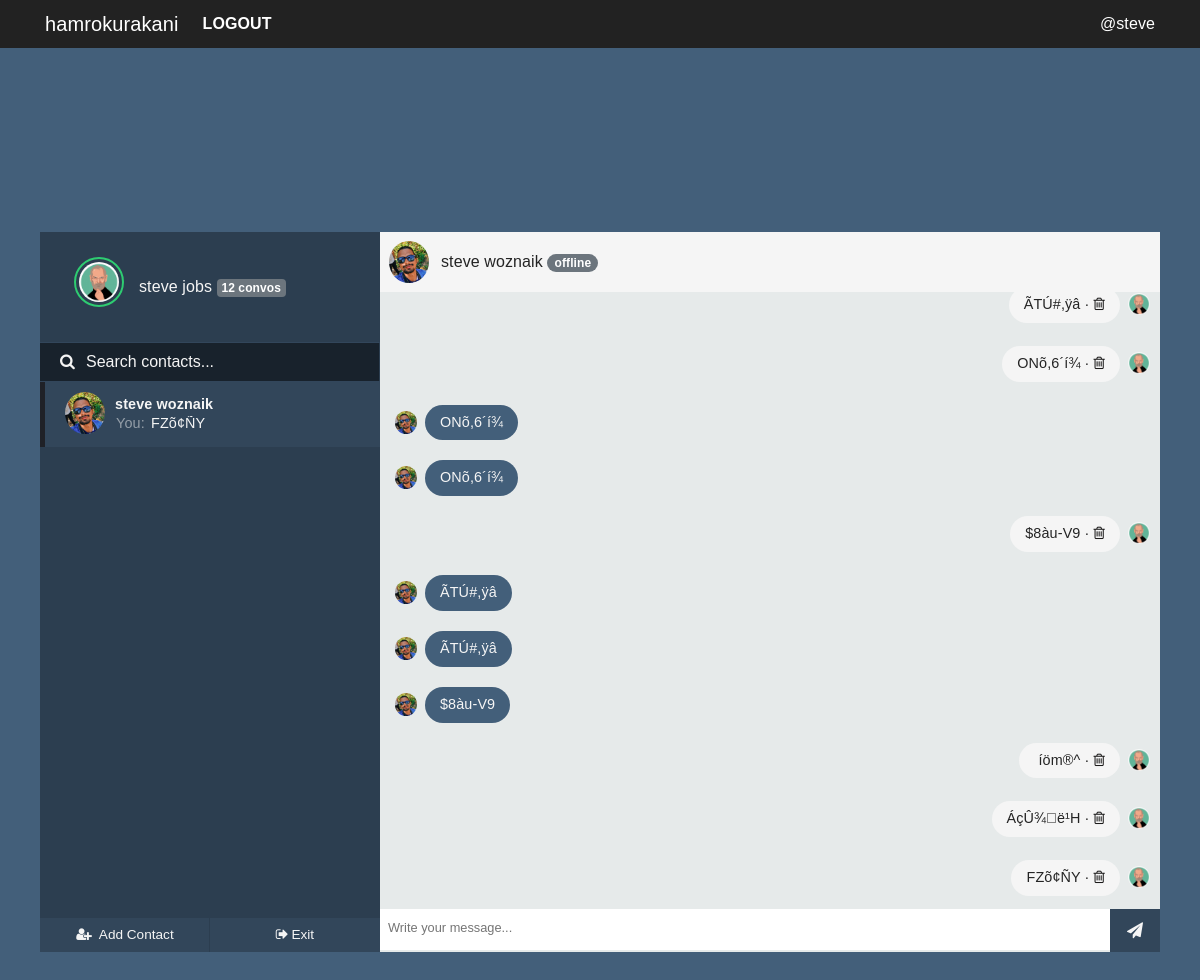
The page /chatwith/wozn (signed in) on the database its author committed.
### hamrokurakani/models.py (models this page shows, shortened)
class User(UserMixin, db.Model):
    id = db.Column(db.Integer, primary_key=True)
    fullname = db.Column(db.String(20), unique=True, nullable=False)
    username = db.Column(db.String(15), unique=True, nullable=False)
    email = db.Column(db.String(120), unique=True, nullable=False)
    password = db.Column(db.String(60), nullable=False)
    image_file = db.Column(db.String(20), nullable=False, default='default.jpg')
    joined = db.Column(db.DateTime, nullable=False, default=datetime.now)
    messages_sent = db.relationship('Message', foreign_keys='Message.sender_id', backref='author', lazy='dynamic')
    messages_received = db.relationship('Message', foreign_keys='Message.recipient_id', backref='recipient', lazy='dynamic')
    last_seen = db.Column(db.DateTime, default=datetime.now)
    last_message_read_time = db.Column(db.DateTime, default=datetime.now)

class Message(db.Model):
    id = db.Column(db.Integer, primary_key=True)
    message = db.Column(db.String(140), index=True)
    sender_id = db.Column(db.Integer, db.ForeignKey('user.id'))
    recipient_id = db.Column(db.Integer, db.ForeignKey('user.id'))
    timestamp = db.Column(db.DateTime, index=True, default=datetime.now)
    is_seen = db.Column(db.Boolean, default=False)

### hamrokurakani/chat/routes.py (the view)
@chyat.route('/chatwith/<string:user>')
@login_required
def chatwith(user):
    getuser = User.query.filter_by(username=user).first_or_404()
    messages = []
    session['receiver_id'] = getuser.id
    session['room'] = int(getuser.id) * int(current_user.id)
    my_messages = Message.query.filter_by(recipient_id=current_user.id)
    messengers = [message.author.id for message in my_messages]
    senders = [User.query.get(sender) for sender in set(messengers)]
    msgs_received = list(Message.query.filter_by(
        recipient_id=current_user.id, sender_id=getuser.id).all())
    msgs_sent = list(Message.query.filter_by(
        recipient_id=getuser.id, sender_id=current_user.id).all())
    messages = msgs_received + msgs_sent
    messages.sort(key=lambda order_by: order_by.timestamp)
    current_user.last_message_read_time = datetime.now()
    for message in msgs_received:
        message.is_seen = True
    db.session.commit()
    return render_template('chat/chatter.html', getuser=getuser, senders=senders, messages=messages)

### hamrokurakani/admin/routes.py (called while the page is built)
@login_manager.user_loader
def load_user(user_id):
    return User.query.get(user_id)

### hamrokurakani/core/filters.py (called while the page is built, shortened)
@core.app_template_filter('isactive')
def is_active(lastmessagereadtime):
    currenttime = datetime.now()
    lastread = lastmessagereadtime
    diff = abs(currenttime-lastread)
    second_diff = diff.seconds
    day_diff = diff.days
    if day_diff <= 0 and second_diff < 60:
        message = "active now"
        return message
    else:
        message = "offline"
        return message

@core.app_template_filter('lastmessage')
def last_message(sender):
    msg_received = Message.query.filter_by(
        recipient_id=current_user.id, sender_id=sender.id).order_by(Message.timestamp.desc()).first()
    msg_sent = Message.query.filter_by(
        sender_id=current_user.id, recipient_id=sender.id).order_by(Message.timestamp.desc()).first()
    if msg_received and not msg_sent:
        return msg_received.message
    elif msg_sent and not msg_received:
        return msg_sent.message
    elif msg_received.timestamp > msg_sent.timestamp:
        return msg_received.message
    elif msg_sent.timestamp > msg_received.timestamp:
        return msg_sent.message

@core.app_template_filter('lastmessageauthor')
def last_message_author(sender):
    msg_received = Message.query.filter_by(
        recipient_id=current_user.id, sender_id=sender.id).order_by(Message.timestamp.desc()).first()
    msg_sent = Message.query.filter_by(
        sender_id=current_user.id, recipient_id=sender.id).order_by(Message.timestamp.desc()).first()
    if msg_received and not msg_sent:
        return msg_received.author
    elif msg_sent and not msg_received:
        return msg_sent.author
    elif msg_received.timestamp > msg_sent.timestamp:
        return msg_received.author
    elif msg_sent.timestamp > msg_received.timestamp:
        return msg_sent.author

@core.app_template_filter('countmessages')
def messages_count(sender):
    messagesreceived = Message.query.filter_by(
        recipient_id=current_user.id, sender_id=sender.id)
    messagessent = Message.query.filter_by(
        sender_id=current_user.id, recipient_id=sender.id)
    messagescount = messagesreceived.count() + messagessent.count()
    if messagescount == 1:
        return (f'{messagescount} convo')
    else:
        return (f'{messagescount} convos')

### hamrokurakani/templates/chat/chatter.html (shortened to what this page needs)
{% extends "chat/nav.html" %}
{% block content %}
<div id="frame">
    <div id="sidepanel">
        <div id="profile">
            <div class="wrap">
                <img id="profile-img" src="{{ url_for('static', filename='profilepics/' + current_user.image_file) }}"
                    class="online" />
                <p>{{ current_user.fullname }} <span><small class="badge badge-secondary">
                            <b> {{ getuser | countmessages }} </b></small></span> </p>
            </div>
        </div>
        <div id="search">
            <label for=""><i class="fa fa-search" aria-hidden="true"></i></label>
            <input type="text" placeholder="Search contacts..." />
        </div>
        <div id="contacts">
            <ul>
                {% for sender in senders %}
                {% if sender != current_user %}
                {% if sender == getuser %}
                <li class="contact active">
                    {% else %}
                <li class="contact">
                    {% endif %}
                    <a class="noblue" href="{{ url_for('chat.chatwith', user=sender.username) }}">
                        <div class="wrap">
                            <img src="{{ url_for('static', filename='profilepics/' + sender.image_file) }}" />
                            <div class="meta">
                                <p class="name">{{ sender.fullname }}</p>
                                {% if sender | lastmessageauthor == current_user %}
                                <p class="preview"><span>You: </span> {{ sender | lastmessage }}</p>
                                {% else %}
                                <p class="preview"><span>{{ sender | lastmessage }} </span></p>
                                {% endif %}
                            </div>
                        </div>
                    </a>
                </li>
                {% endif %}
                {% endfor %}
            </ul>
        </div>
        <div id="bottom-bar">
            <button id="addcontact">
                <ul>
                    <li>
                        <a href="#PeopleToMessage" data-toggle="modal" data-target="#PeopleToMessage" class="noblue">
                            <i class="fa fa-user-plus fa-fw" aria-hidden="true"></i> <span>Add Contact</span></a></li>
                </ul>
            </button>
            <button id="settings">
                <ul>
                    <li class="disconnect"><a href="{{ url_for('chat.home') }}" class="noblue">
                            <i class="fa fa-sign-out" aria-hidden="true"></i><span>Exit</span></a></li>
                </ul>
            </button>
        </div>
    </div>
    <div class="content">
        <div class="contact-profile">
            <img src="{{ url_for('static', filename='profilepics/' + getuser.image_file) }}" />
            <p>{{getuser.fullname}}
                {% if getuser.last_message_read_time | isactive == 'offline' %}
                <small class="badge badge-pill badge-secondary"><b> {{ getuser.last_message_read_time | isactive }}
                    </b></small></p>
            {% else %}
            <small class="badge badge-pill badge-success"><b> {{ getuser.last_message_read_time | isactive }}
                </b></small></p>
            {% endif %}
        </div>
        <div class="messages">
            <ul>
                {% for msg in messages %}
                {% set deletemessage = url_for('chat.deletemessage', id=msg.id, user=getuser.username) %}
                {% if msg.author == current_user %}
                <li class="replies">
                    {% else %}
                <li class="sent">
                    {% endif %}
                    <img src="{{ url_for('static', filename='profilepics/' + msg.author.image_file) }}" />
                    {% if msg.author == current_user %}
                    <p title="{{msg.timestamp | humanify }} ago">
                        {{ msg.message }} · <a class="fixblue" href="{{ deletemessage }}">
                            <i class="fa fa-trash-o"></i></a></p>
                    {% else %}
                    <p title="{{msg.timestamp | humanify }} ago">{{ msg.message }}</p>
                    {% endif %}
                </li>
                {% endfor %}
            </ul>
        </div>
        <div class="message-input">
            <div class="wrap">
                <input type="text" id="message" placeholder="Write your message..." />
                <button id="sendmessage"><i class="fa fa-paper-plane" aria-hidden="true"></i></button>
            </div>
        </div>
    </div>
</div>
{% endblock content %}

### hamrokurakani/templates/chat/nav.html (shortened to what this page needs)
<!DOCTYPE html>
<html>
<head>
    <link rel="stylesheet" type="text/css" href="{{ url_for('static', filename='css/' + 'bootstrap.min.css') }}">
    <link rel="stylesheet" type="text/css" href="{{ url_for('static', filename='css/' + 'better-nav.min.css') }}">
    <link rel="stylesheet" type="text/css" href="{{ url_for('static', filename='css/' + 'font-awesome.min.css') }}">
    <link rel="stylesheet" type="text/css" href="{{ url_for('static', filename='css/' + 'sourcesanspro.css') }}">
    <link rel="stylesheet" type="text/css" href="{{ url_for('static', filename= 'css/' + 'chat.css') }}">
    <link rel="stylesheet" type="text/css" href="{{ url_for('static', filename= 'css/' + 'main.css') }}">
    <link rel="stylesheet" type="text/css" href="{{ url_for('static', filename='css/' + 'reset.min.css') }}">
</head>
  <header class="site-header">
    <nav class="navbar navbar-expand-md navbar-dark bg-steel fixed-top">
      <div class="container">
        <a class="navbar-brand" href="{{ url_for('chat.chats') }}">hamrokurakani</a>
        <div class="collapse navbar-collapse" id="navbarToggle">
          {% if current_user.is_authenticated %}
          <div class="navbar-nav mr-auto">
             <a class="nav-item nav-link text-white font-weight-bold text-uppercase"
            href="{{ url_for('users.logout') }}">Logout</a>
          </div>
          <div class="navbar-nav ml-auto">
            <span class="text-white">
              @{{ current_user.username }}
            </span>
          </div>
          {% else %}
          <a class="nav-item nav-link text-white font-weight-bold text-uppercase"
            href="{{ url_for('users.login') }}">Login</a>
          <a class="nav-item nav-link text-white font-weight-bold text-uppercase"
            href="{{ url_for('users.register') }}">Register</a>
          {% endif %}
        </div>
      </div>
    </nav>
  </header>
<body>
    {% block content %}
    {% endblock %}
</body>
</html>

### hamrokurakani/static/css/main.css (style rules this page uses)
body { background: #e6ecf0; color: #242424; margin-top: 5rem; scroll-behavior: smooth; display: flex; justify-content: center; font-family:"Source Sans Pro", "proxima-nova","Roboto Condensed", sans-serif; font-size: 1em; min-height: 100vh; text-rendering: optimizeLegibility; -webkit-font-smoothing: antialiased; text-shadow: 1px 1px 1px rgba(0, 0, 0, 0.004); }
.bg-steel { background-color: #222222; }
.site-header .navbar-nav .nav-link { color: #cbd5db; }
html,body { height: 100%; }
.container { height: 100%; align-content: center; }

### rows shown on the page
User: username "steve", image_file (picture), fullname "steve jobs"
User: image_file (placeholder picture), fullname "steve woznaik", message "F\u0017Zõ¢ÑY", last_message_read_time|isactive "offline"
Message: image_file (picture), message "ÃTÚ#,ÿâ"
Message: image_file (picture), message "ONõ,6´í¾"
Message: image_file (placeholder picture), message "ONõ,6´í¾"
Message: image_file (placeholder picture), message "ONõ,6´í¾"
Message: image_file (picture), message "$8àu- V9"
Message: image_file (placeholder picture), message "ÃTÚ#,ÿâ"
Message: image_file (placeholder picture), message "ÃTÚ#,ÿâ"
Message: image_file (placeholder picture), message "$8àu- V9"
Message: image_file (picture), message " íöm®^\u0014"
Message: image_file (picture), message "ÁçÛ¾ ë¹H"
Message: image_file (picture), message "F\u0017Zõ¢ÑY"

### other values the page prints
{{ getuser | countmessages }} "12 convos"
